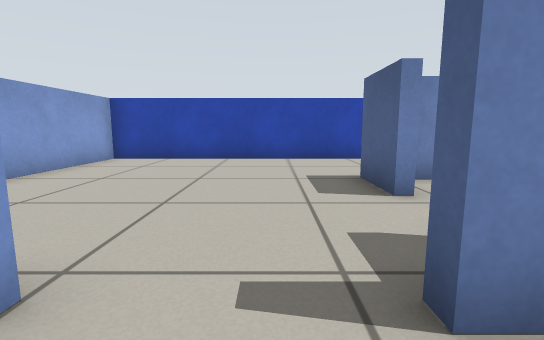
view 1 (above)

18 first-person views from a walk through a robot-simulator world made for Gazebo. The camera is 0.51 m above the floor, tilts 8° down and sees 85° across. The floor is counted in squares, 0.5 m on a side. Each view is taken from the middle of a square. On the plan, view 1 faces up. The plan holds only what a view shows up to about 12 squares ahead; the rest is blank.

view 2
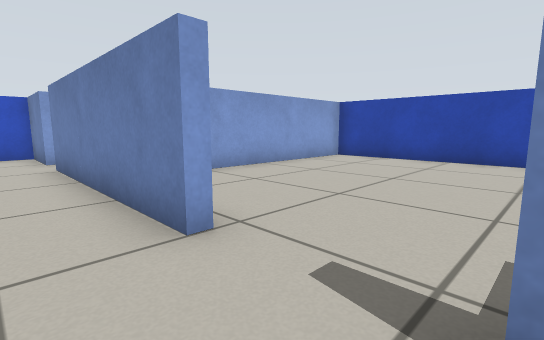

view 3
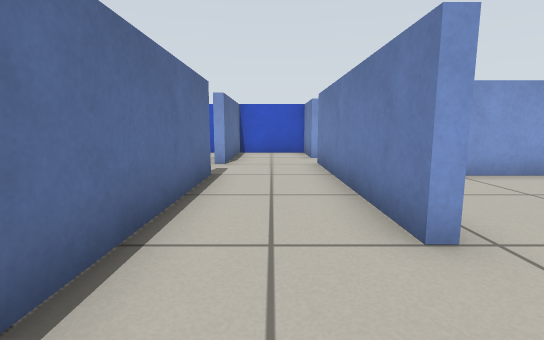

view 4
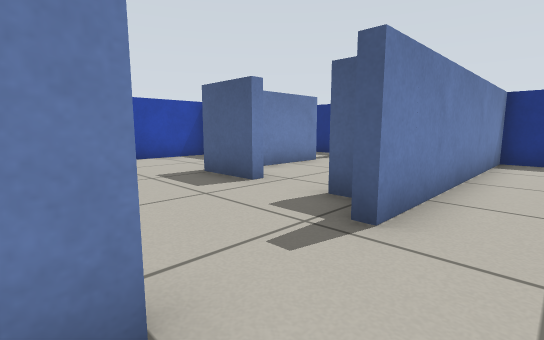

view 5
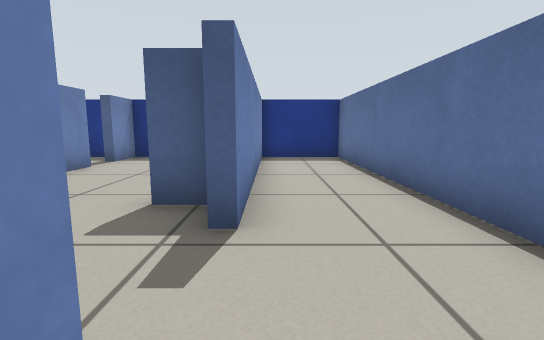

view 6
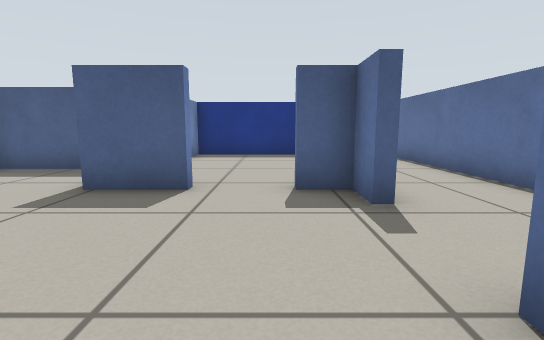

view 7
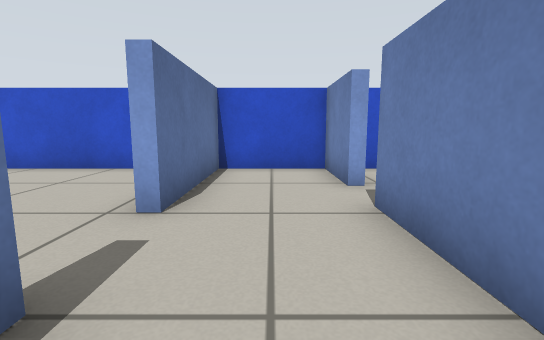

view 8
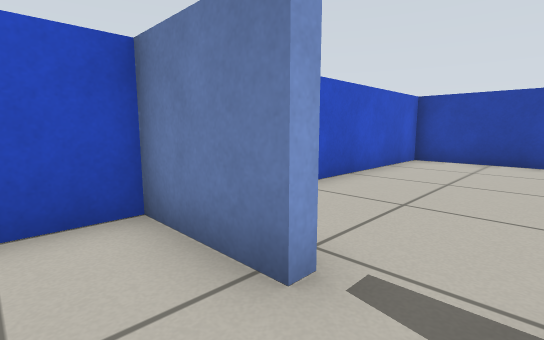

view 9
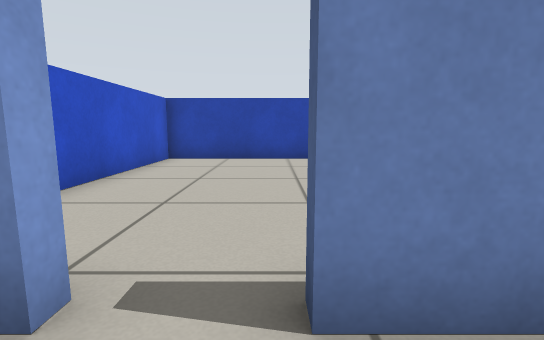

view 10
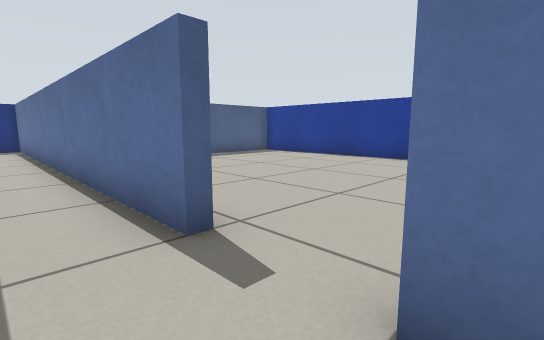

view 11
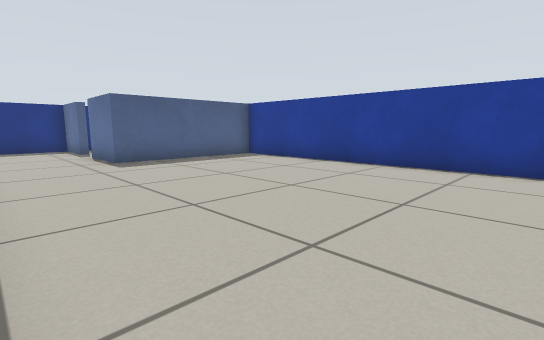

view 12
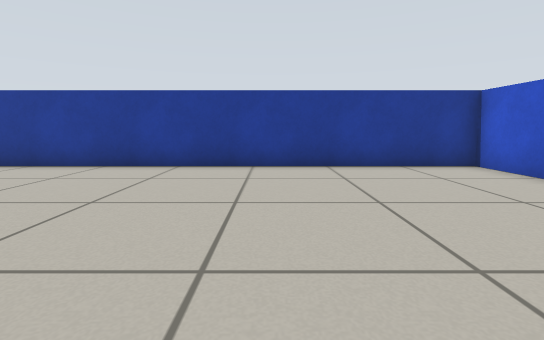

view 13
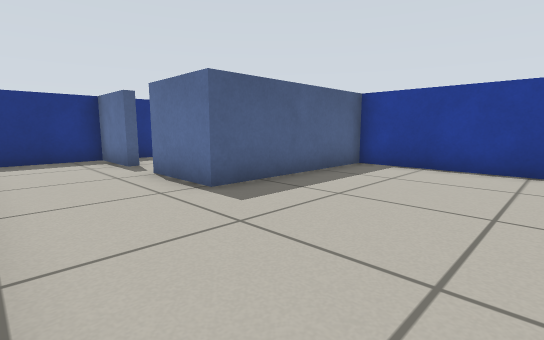

view 14
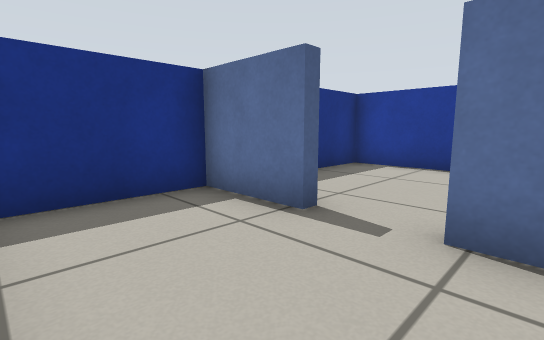

view 15
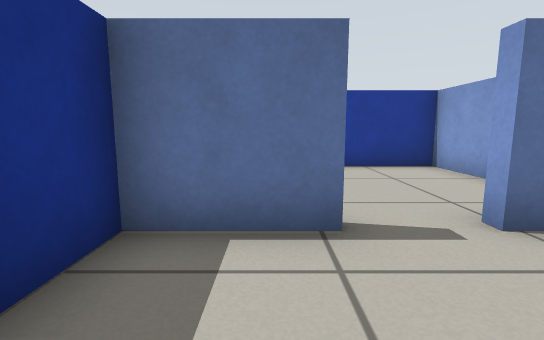

view 16
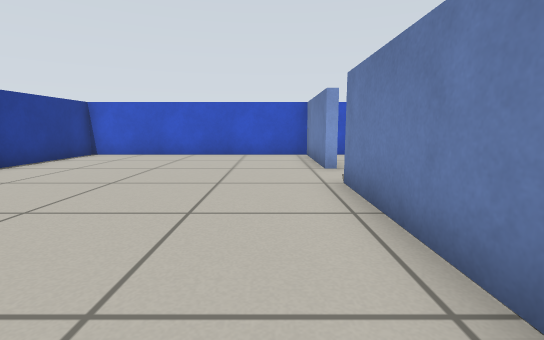

view 17
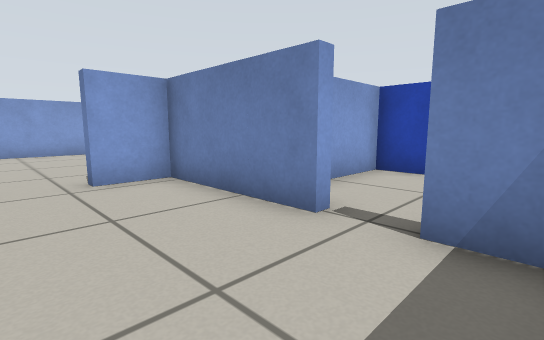

view 18
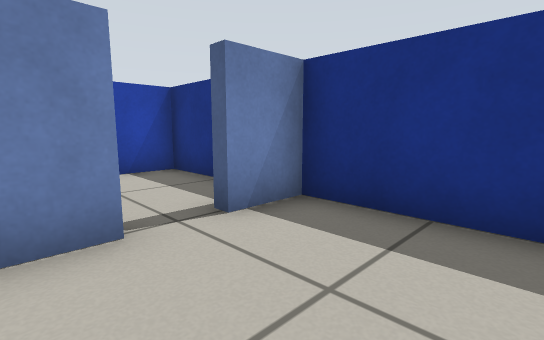

### Floor plan
Ten units are one square. View 1 is at (0, 0); x grows to the right and y downward. Boxes are objects, and circles mark ways between rooms. Rooms are numbered by the first view taken in them; rooms with no view inside come last. Other rooms are left out.
<svg viewBox="-120 -105 210 210">
<path fill="none" stroke="#000" d="M-15 -14 -78 -14M-55 14 85 14 85 -14 9 -14M-92 -14 -115 -14 -115 14 -75 14M-15 -18 -15 -14M43 -78 43 -100 -53 -100 -53 -35M9 -14 9 -16 19 -16 19 -26 22 -26M59 -58 22 -58 22 -44 19 -44 19 -62M85 -20 85 -58 71 -58M-14 16 -55 16 -55 14M-75 14 -75 16 -115 16 -115 100 23 100 23 49 47 49 47 52M63 52 63 49 85 49 85 21M-68 -100 -115 -100 -115 -48M26 79 26 100 85 100 85 81M85 65 85 59M85 -69 85 -100 47 -100 47 -80"/>
<circle cx="-5" cy="-20" r="3" fill="#2a7"/>
<circle cx="-65" cy="10" r="3" fill="#2a7"/>
<circle cx="-85" cy="-20" r="3" fill="#2a7"/>
<circle cx="65" cy="-60" r="3" fill="#2a7"/>
<circle cx="55" cy="50" r="3" fill="#2a7"/>
<text x="-20" y="0">1</text>
<text x="0" y="-60">2</text>
<text x="-30" y="50">3</text>
<text x="-90" y="-60">4</text>
<text x="50" y="70">5</text>
<text x="60" y="-80">6</text>
</svg>
Room 1 opens to room 2. Room 1 opens to room 3. Room 1 opens to room 4. Room 2 opens to room 6. Room 3 opens to room 5.

Where each view was taken, in squares from view 1:
view 1: 0 up, 0 right, facing up
view 2: 0 up, 1 right, facing up-left
view 3: 0 up, 1 right, facing left
view 4: 0 up, 2 left, facing up-right
view 5: 1 up, 2 left, facing right
view 6: 3 up, 3 left, facing right
view 7: 0 up, 4 left, facing left
view 8: 0 up, 8 left, facing up-left
view 9: 0 up, 8 left, facing up
view 10: 0 up, 8 left, facing down-right
view 11: 2 down, 7 left, facing down-right
view 12: 2 down, 6 left, facing down
view 13: 2 down, 2 left, facing down-right
view 14: 2 down, 4 right, facing down-right
view 15: 2 down, 7 right, facing down
view 16: 3 down, 0 right, facing left
view 17: 3 up, 8 right, facing up-left
view 18: 3 up, 5 right, facing up-right
